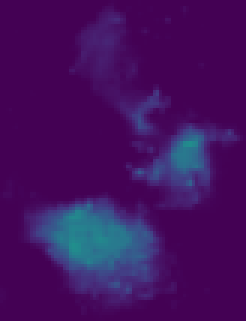
#> input picture Main/Dataset/Data/sample_v1/33.2/image_20.png, 82 x 107 px, given in place of t128.png, which was not available (shown 3 times larger)
$ python datamake_single.py
#> lines starting #> are read from the running program, lines starting #| are printed output that depends on the picture; after the words box and inside, x2 and y2 are one past the last pixel; in counts of white or black regions, pixels touching at a corner belong together; pictures that were not available may be replaced by others from this repository, and a replacement may not be noted
import numpy as np
import matplotlib.pyplot as plt
from skimage import io, color, measure, morphology

# Carregar a imagem
image_path = "C:/Users/cecil/OneDrive/Documents/Dataset_CloudOrgs/DATASAMPLE_organization/subjects/t128/t128.png"

# "C:/Users/cecil/OneDrive/Documents/GitHub/TensorMechanics/Main/Dataset/Data/test/Figure_2.png"
# "C:/Users/cecil/OneDrive/Documents/GitHub/TensorMechanics/Main/Dataset/Data/subjects/t128/t128.png"

image = io.imread(image_path)
#> image is the input picture: shape (107, 82, 3); mean R, G, B 66.9, 16.6, 95

# Remover o canal alfa, se presente
if image.shape[2] == 4:
    image = image[:, :, :3]

# Converter para escala de cinza
gray_image = color.rgb2gray(image)
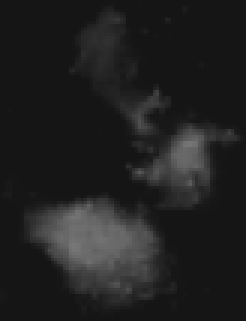
#> gray_image: shape (107, 82) float64 (shown 3 times larger); min 0.0832, max 0.467, mean 0.129

# Definir o limiar para identificar regiões com valores acima de 100
threshold_value = 33.3 / 400  # Normalizar para a escala de 0 a 1

# Aplicar o limiar
binary = gray_image > threshold_value
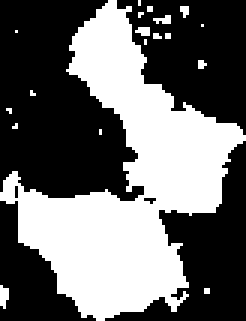
#> binary: shape (107, 82) bool (shown 3 times larger); 41.7% white; 19 white regions (18 under 20 px), largest, box (x1, y1, x2, y2) and area: (0, 0, 82, 107) 3564

# Remover pequenos objetos
cleaned = morphology.remove_small_objects(binary, min_size=50)
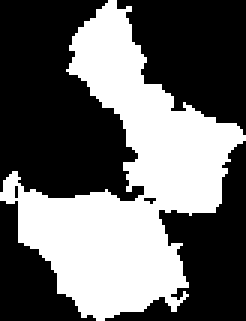
#> cleaned: shape (107, 82) bool (shown 3 times larger); 40.6% white; 1 white region, box (x1, y1, x2, y2) and area: (0, 0, 82, 107) 3564

# Encontrar contornos das figuras
labels = measure.label(cleaned)
#> labels: shape (107, 82) int32; values 0 (black) and 1 (white), 40.6% white; 1 white region
regions = measure.regionprops(labels)
#> regions = 1 regions; box (x1, y1, x2, y2) and area: (0, 0, 82, 107) 3564

# Plotar as regiões identificadas
fig, ax = plt.subplots()
ax.imshow(image, cmap='gray')

for region in regions:
    minr, minc, maxr, maxc = region.bbox
    rect = plt.Rectangle((minc, minr), maxc - minc, maxr - minr,
                         edgecolor='red', facecolor='none')
    ax.add_patch(rect)
#> this loop made 1 pass
#> (minr, minc, maxr, maxc) on pass 1: (0, 0, 107, 82)

plt.show()
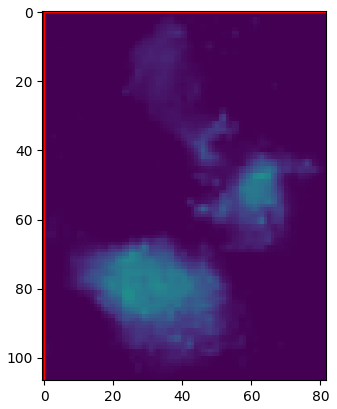
#> figure drawn by matplotlib, 1 panel

# Salvar as regiões como imagens individuais
saved_images_threshold = []
for i, region in enumerate(regions):
    minr, minc, maxr, maxc = region.bbox
    cropped_image = image[minr:maxr, minc:maxc]
    save_path = f'C:/Users/cecil/OneDrive/Documents/GitHub/TensorMechanics/Main/Dataset/Data/sample_v1/image_{i}.png'
    io.imsave(save_path, cropped_image)
    saved_images_threshold.append(save_path)
#> after the loop, saved_images_threshold = 1 item

saved_images_threshold

$ run again, on Main/Dataset/Data/sample_v1/33.28/image_38.png
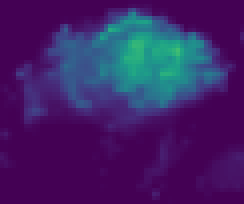
#> input picture Main/Dataset/Data/sample_v1/33.28/image_38.png, 61 x 51 px, given in place of t128.png, which was not available (shown 4 times larger)
#> image is the input picture: shape (51, 61, 3); mean R, G, B 63.4, 34, 102.6
#> binary: shape (51, 61) bool; 57.3% white; 6 black regions (2 under 20 px), largest, box (x1, y1, x2, y2) and area: (0, 27, 38, 51) 595, (40, 17, 61, 51) 307, (0, 0, 32, 21) 253, (38, 0, 61, 16) 171
#> cleaned: shape (51, 61) bool; 55.6% white; 6 black regions (2 under 20 px)
#> `labels = measure.label(cleaned)`:
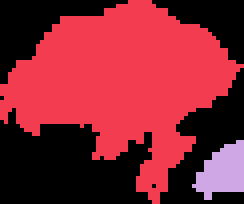
#> labels: shape (51, 61) int32 (shown 4 times larger); 3 distinct labels, from 0 to 2; one colour per label, 0 black
#> regions = 2 regions; box (x1, y1, x2, y2) and area: (0, 0, 61, 51) 1605, (48, 35, 61, 50) 124
#> the loop `for region in regions:` made 2 passes
#> (minr, minc, maxr, maxc) on passes 1 to 2: (0, 0, 51, 61), (35, 48, 50, 61)
#> `plt.show()`:
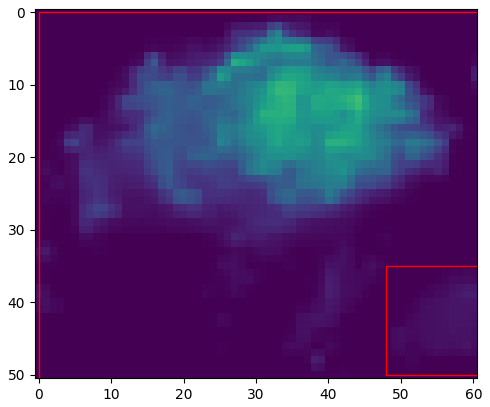
#> figure drawn by matplotlib, 1 panel
#> the loop `for i, region in enumerate(regions):` made 2 passes
#> after the loop `for i, region in enumerate(regions):`: saved_images_threshold = 2 items

$ run again, on Main/Dataset/Data/sample_v1/33.3/image_24.png
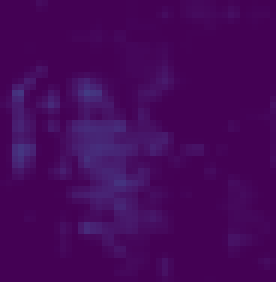
#> input picture Main/Dataset/Data/sample_v1/33.3/image_24.png, 46 x 47 px, given in place of t128.png, which was not available (shown 6 times larger)
#> image is the input picture: shape (47, 46, 3); mean R, G, B 68.8, 7, 89.9
#> binary: shape (47, 46) bool; 51.7% white; 11 black regions (7 under 20 px), largest, box (x1, y1, x2, y2) and area: (23, 0, 46, 36) 380, (0, 22, 19, 47) 223, (0, 0, 21, 16) 210, (23, 26, 46, 47) 203
#> cleaned: shape (47, 46) bool; 48% white; 2 white regions
#> `labels = measure.label(cleaned)`:
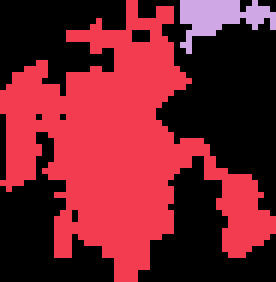
#> labels: shape (47, 46) int32 (shown 6 times larger); 3 distinct labels, from 0 to 2; one colour per label, 0 black
#> regions = 2 regions; box (x1, y1, x2, y2) and area: (0, 0, 46, 47) 967, (30, 0, 46, 9) 71
#> the loop `for region in regions:` made 2 passes
#> (minr, minc, maxr, maxc) on passes 1 to 2: (0, 0, 47, 46), (0, 30, 9, 46)
#> `plt.show()`:
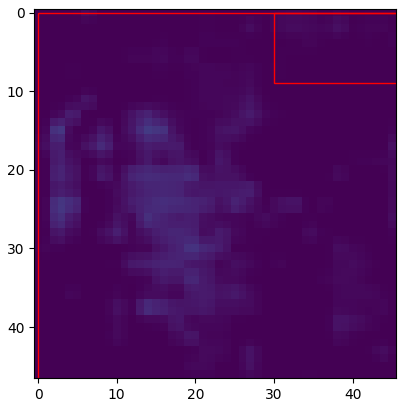
#> figure drawn by matplotlib, 1 panel
#> the loop `for i, region in enumerate(regions):` made 2 passes
#> after the loop `for i, region in enumerate(regions):`: saved_images_threshold = 2 items

$ run again, on Main/Dataset/Data/sample_v1/33.3/image_34.png
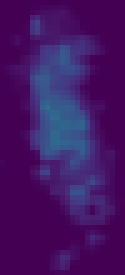
#> input picture Main/Dataset/Data/sample_v1/33.3/image_34.png, 25 x 55 px, given in place of t128.png, which was not available (shown 5 times larger)
#> image is the input picture: shape (55, 25, 3); mean R, G, B 67.5, 21.3, 99.9
#> `binary = gray_image > threshold_value`:
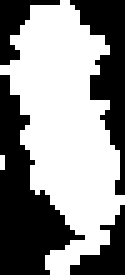
#> binary: shape (55, 25) bool (shown 5 times larger); 55.7% white; 4 black regions, box (x1, y1, x2, y2) and area: (0, 15, 17, 55) 301, (14, 0, 25, 39) 178, (14, 41, 25, 55) 70, (0, 0, 12, 13) 60
#> labels: shape (55, 25) int32; values 0 (black) and 1 (white), 55.5% white; 4 black regions
#> regions = 1 regions; box (x1, y1, x2, y2) and area: (0, 0, 25, 55) 763
#> the loop `for region in regions:` made 1 pass
#> (minr, minc, maxr, maxc) on pass 1: (0, 0, 55, 25)
#> `plt.show()`:
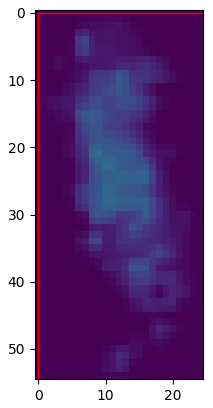
#> figure drawn by matplotlib, 1 panel
#> the loop `for i, region in enumerate(regions):` made 1 pass
#> after the loop `for i, region in enumerate(regions):`: saved_images_threshold = 1 item
